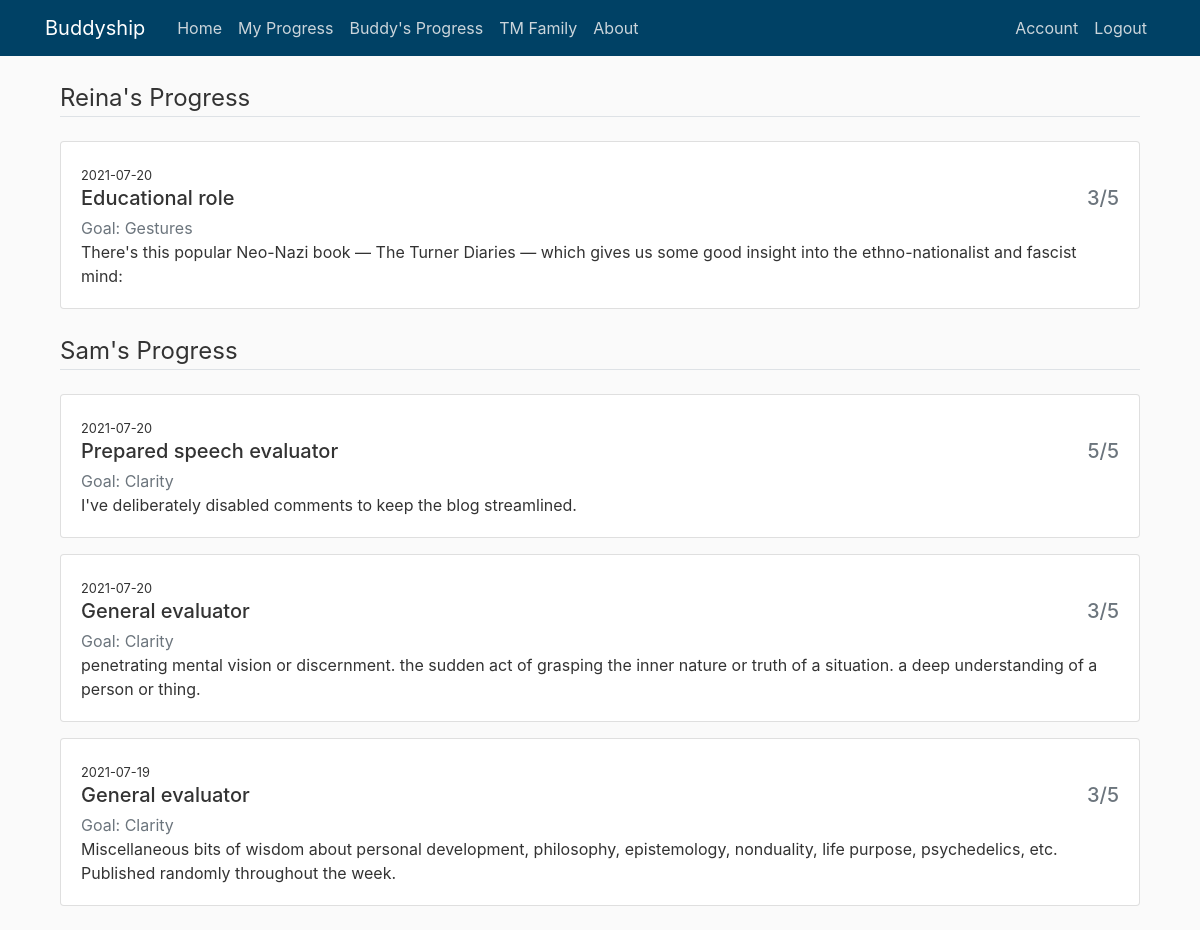
Screenshot of /buddy_progress (signed in) with the database file from the repository.
### buddyship/models.py (models this page shows)
class Buddy(db.Model):
    id = db.Column(db.Integer, primary_key=True)
    buddy_name = db.Column(db.String(100), nullable=False)
    buddy_count = db.Column(db.Integer, default=1)
    start_date = db.Column(db.DateTime, default=func.now())
    end_date = db.Column(db.DateTime)
    user_id = db.Column(db.Integer, db.ForeignKey('user.id'), nullable=False)
    buddy_progresses = db.relationship(
        'Progress', backref='receiver', lazy=True)

class Progress(db.Model):
    id = db.Column(db.Integer, primary_key=True)
    buddy_role = db.Column(db.String(150))
    buddy_score = db.Column(db.String(150))
    buddy_comment = db.Column(db.String(1500))
    date = db.Column(db.DateTime, default=func.now())
    buddy_goal = db.Column(db.String(150))
    user_id = db.Column(db.Integer, db.ForeignKey('user.id'))
    buddy_id = db.Column(db.Integer, db.ForeignKey('buddy.id'))

### buddyship/progresses/routes.py (the view)
@progresses.route('/buddy_progress', methods=['GET'])
@login_required
def buddy_progress():
    if current_user.current_buddy == None:
        flash('Please set up your buddy and your goal first. ', 'danger')
        return redirect(url_for('users.set_up'))
    else:
        return render_template("buddy_progress.html", title='Buddy\'s Progress', user=current_user)

### buddyship/models.py (called while the page is built)
@login_manager.user_loader
def load_user(user_id):
    return User.query.get(int(user_id))

### buddyship/templates/buddy_progress.html
{% extends "layout.html" %}
{% block content %}
<div class="content-section mb-4">
    {% for buddy in user.buddies|reverse %}
    <legend class="border-bottom my-4">{{ buddy.buddy_name }}'s Progress</legend>
    {% for progress in user.record_progresses|reverse %}
    {% if progress.buddy_id == buddy.id %}
    <div class="card mb-3">
        <div class="card-body">
            <small>{{ progress.date.date() }}</small>
            <h5 class="card-title row align-items-start">
                <div class="col">{{ progress.buddy_role }}</div>
                <div class="col text-right text-muted">{{ progress.buddy_score[0] }}/5</div>
            </h5>
            <p class="card-subtitle text-muted">Goal: {{ progress.buddy_goal }}</p>
            <p class="card-text">{{ progress.buddy_comment }}</p>
        </div>
    </div>
    {% endif %}
    {% endfor %}
    {% endfor %}
</div>
{% endblock content %}

### buddyship/static/main.css (style rules this page uses)
body { background: #fafafa; color: #333333; margin-top: 5rem; }

### rows the page displays
Buddy: buddy_name "Reina"
Progress: date "2021-07-20", buddy_role "Educational role", buddy_score "3", buddy_goal "Gestures", buddy_comment "There's this popular Neo-Nazi book — The Turner Diaries — which gives us some good insight into the ethno-nationalist and fascist mind:"
Buddy: buddy_name "Sam"
Progress: date "2021-07-20", buddy_role "Prepared speech evaluator", buddy_score "5", buddy_goal "Clarity", buddy_comment "I've deliberately disabled comments to keep the blog streamlined."
Progress: date "2021-07-20", buddy_role "General evaluator", buddy_score "3", buddy_goal "Clarity", buddy_comment "penetrating mental vision or discernment. the sudden act of grasping the inner nature or truth of a situation. a deep understanding of a person or thing."
Progress: date "2021-07-19", buddy_role "General evaluator", buddy_score "3", buddy_goal "Clarity", buddy_comment "Miscellaneous bits of wisdom about personal development, philosophy, epistemology, nonduality, life purpose, psychedelics, etc. Published randomly throughout the week."
